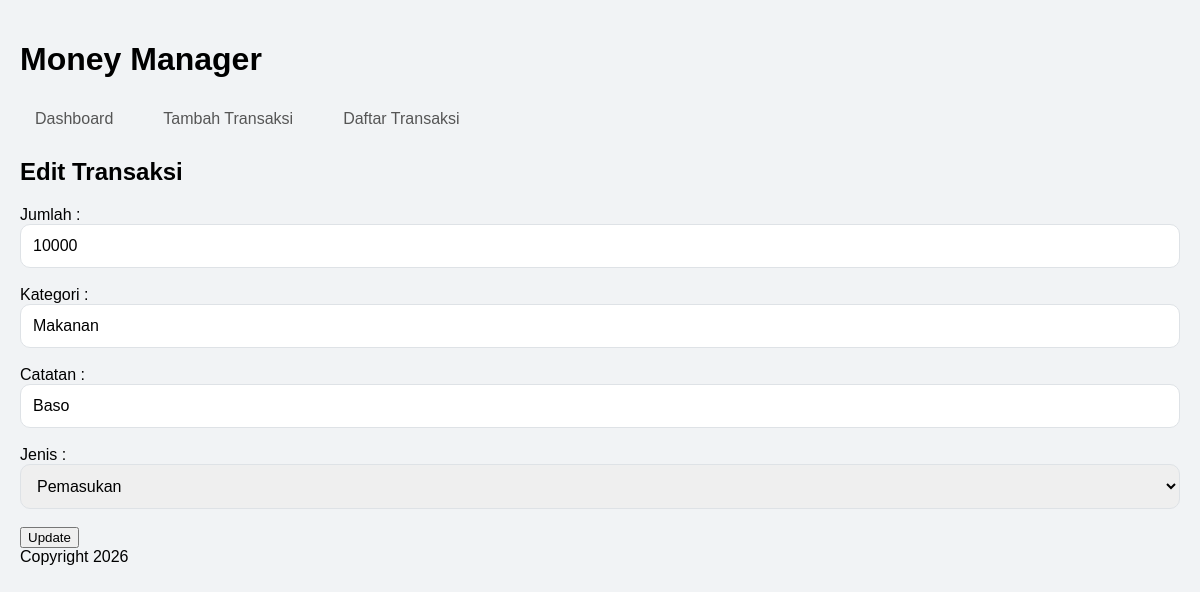
Before: /edit/1 with the older database file.
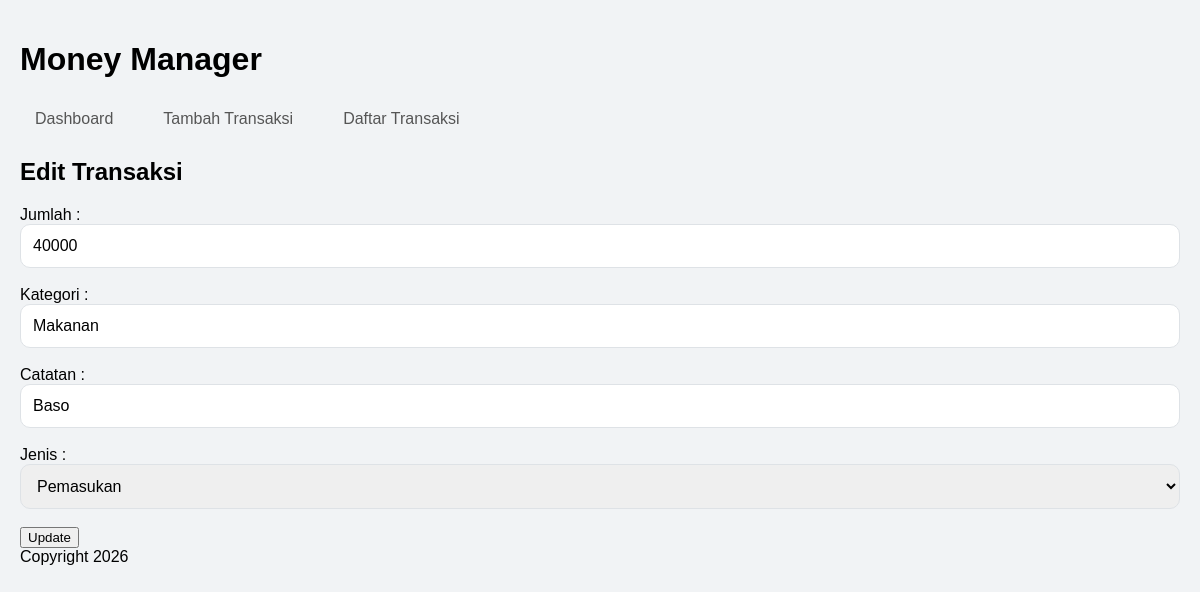
After: the same page with the newer database file.
### tables this page shows
CREATE TABLE transactions (
                id INTEGER PRIMARY KEY AUTOINCREMENT,
                amount INTEGER,
                category TEXT,
                description TEXT,
                jenis TEXT
            );

### app.py (the view, shortened to what this page needs)
@app.route("/edit/<int:id>", methods=["GET", "POST"])
def edit(id):
    manager = TransactionManager()
    return render_template("edit.html", transaction = manager.get_transaction_by_id(id))

### core/manager.py (called while the page is built)
    def get_transaction_by_id(self, id):
        for transaction in self.transactions:
            if transaction.id == id:
                return transaction
        return None

### storage/database.py (called while the page is built)
    def create_transaction_table(self):
        self.cursor.execute('''
            CREATE TABLE IF NOT EXISTS transactions (
                id INTEGER PRIMARY KEY AUTOINCREMENT,
                amount INTEGER,
                category TEXT,
                description TEXT,
                jenis TEXT
            )
        ''')
        self.connection.commit()

    def get_all_transactions(self):
        transactions = []
        self.cursor.execute("SELECT * FROM transactions")
        rows = self.cursor.fetchall()
        for row in rows:
            transaction = Transaction(row[1], row[2], row[3], row[4], id=row[0])
            transactions.append(transaction)
        return transactions

### templates/edit.html (shortened to what this page needs)
{% extends "base.html" %}
{% block content %}
<h2>Edit Transaksi</h2>
<form action="/edit/{{ transaction.id }}" method="post">
    <label>Jumlah :</label>
    <input type="number" name="amount" value="{{ transaction.amount }}">
    <br><br>
    <label>Kategori :</label>
    <input type="text" name="category" value="{{ transaction.category }}">
    <br><br>
    <label>Catatan :</label>
    <input type="text" name="description" value="{{ transaction.description }}">
    <br><br>
    <label>Jenis :</label>
    <select name="jenis">
        <option {% if transaction.jenis == "Pemasukan"%}
        selected {% endif %}>Pemasukan</option>
    </select>
    <br><br>
    <button type="submit">Update</button>
</form>
{% endblock %}

### templates/base.html (shortened to what this page needs)
<!DOCTYPE html>
<html>
    <head>
        <link rel="stylesheet"
            href="{{ url_for('static', filename='css/style.css') }}">
    </head>
    <body>
        <header>
            <h1>Money Manager</h1>
            <nav>
                <a href="{{ url_for('home') }}">Dashboard</a>
                <a href="{{ url_for('add') }}">Tambah Transaksi</a>
                <a href="{{ url_for('transactions') }}">Daftar Transaksi</a>
            </nav>
        </header>
        <main>
            {% block content %}
            {% endblock %}
        </main>
        <footer>
            Copyright 2026
        </footer>
    </body>
</html>

### static/css/style.css (style rules this page uses)
* { box-sizing: border-box; }
body { margin: 0; padding: 20px; font-family: Arial, Helvetica, sans-serif; background-color: #f1f3f5; }
nav { display: flex; gap: 20px; }
nav a { padding: 10px 15px; color: #555; text-decoration: none; transition: color 0.2s, background-color 0.2s; }
input, select { width: 100%; padding: 12px; border-radius: 10px; font-size: medium; border: 1px solid #dee2e6; }

Changed rows visible on the page:
changed transactions "Makanan": amount "10000" → "40000"
